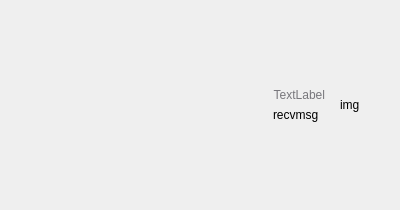
<?xml version="1.0" encoding="UTF-8"?>
<ui version="4.0">
 <class>SendBox</class>
 <widget class="QWidget" name="SendBox">
  <property name="geometry">
   <rect>
    <x>0</x>
    <y>0</y>
    <width>400</width>
    <height>210</height>
   </rect>
  </property>
  <property name="sizePolicy">
   <sizepolicy hsizetype="Preferred" vsizetype="Minimum">
    <horstretch>0</horstretch>
    <verstretch>0</verstretch>
   </sizepolicy>
  </property>
  <property name="minimumSize">
   <size>
    <width>0</width>
    <height>40</height>
   </size>
  </property>
  <property name="maximumSize">
   <size>
    <width>16777215</width>
    <height>16777215</height>
   </size>
  </property>
  <property name="windowTitle">
   <string>Form</string>
  </property>
  <layout class="QHBoxLayout" name="horizontalLayout">
   <item>
    <spacer name="horizontalSpacer">
     <property name="orientation">
      <enum>Qt::Horizontal</enum>
     </property>
     <property name="sizeHint" stdset="0">
      <size>
       <width>249</width>
       <height>20</height>
      </size>
     </property>
    </spacer>
   </item>
   <item>
    <widget class="QWidget" name="widget" native="true">
     <property name="sizePolicy">
      <sizepolicy hsizetype="Preferred" vsizetype="Preferred">
       <horstretch>0</horstretch>
       <verstretch>0</verstretch>
      </sizepolicy>
     </property>
     <property name="maximumSize">
      <size>
       <width>16777215</width>
       <height>16777215</height>
      </size>
     </property>
     <layout class="QGridLayout" name="gridLayout">
      <item row="0" column="0">
       <widget class="QWidget" name="widget_2" native="true">
        <layout class="QVBoxLayout" name="verticalLayout">
         <item>
          <widget class="QLabel" name="nameLabel">
           <property name="sizePolicy">
            <sizepolicy hsizetype="Preferred" vsizetype="Preferred">
             <horstretch>0</horstretch>
             <verstretch>0</verstretch>
            </sizepolicy>
           </property>
           <property name="styleSheet">
            <string notr="true">color: rgb(119, 118, 123);
font: 300 italic 8pt &quot;Ubuntu&quot;;</string>
           </property>
           <property name="text">
            <string>&lt;html&gt;&lt;head/&gt;&lt;body&gt;&lt;p align=&quot;right&quot;&gt;TextLabel&lt;/p&gt;&lt;/body&gt;&lt;/html&gt;</string>
           </property>
           <property name="alignment">
            <set>Qt::AlignRight|Qt::AlignTrailing|Qt::AlignVCenter</set>
           </property>
          </widget>
         </item>
         <item>
          <widget class="QLabel" name="msgLabel">
           <property name="sizePolicy">
            <sizepolicy hsizetype="Preferred" vsizetype="Preferred">
             <horstretch>0</horstretch>
             <verstretch>0</verstretch>
            </sizepolicy>
           </property>
           <property name="maximumSize">
            <size>
             <width>16777215</width>
             <height>16777215</height>
            </size>
           </property>
           <property name="styleSheet">
            <string notr="true"/>
           </property>
           <property name="text">
            <string>recvmsg</string>
           </property>
           <property name="wordWrap">
            <bool>true</bool>
           </property>
          </widget>
         </item>
        </layout>
       </widget>
      </item>
      <item row="0" column="1">
       <widget class="QLabel" name="imgLabel">
        <property name="sizePolicy">
         <sizepolicy hsizetype="Preferred" vsizetype="Preferred">
          <horstretch>0</horstretch>
          <verstretch>0</verstretch>
         </sizepolicy>
        </property>
        <property name="minimumSize">
         <size>
          <width>40</width>
          <height>40</height>
         </size>
        </property>
        <property name="maximumSize">
         <size>
          <width>40</width>
          <height>40</height>
         </size>
        </property>
        <property name="styleSheet">
         <string notr="true"/>
        </property>
        <property name="text">
         <string>img</string>
        </property>
        <property name="scaledContents">
         <bool>true</bool>
        </property>
       </widget>
      </item>
     </layout>
    </widget>
   </item>
  </layout>
 </widget>
 <resources/>
 <connections/>
</ui>
